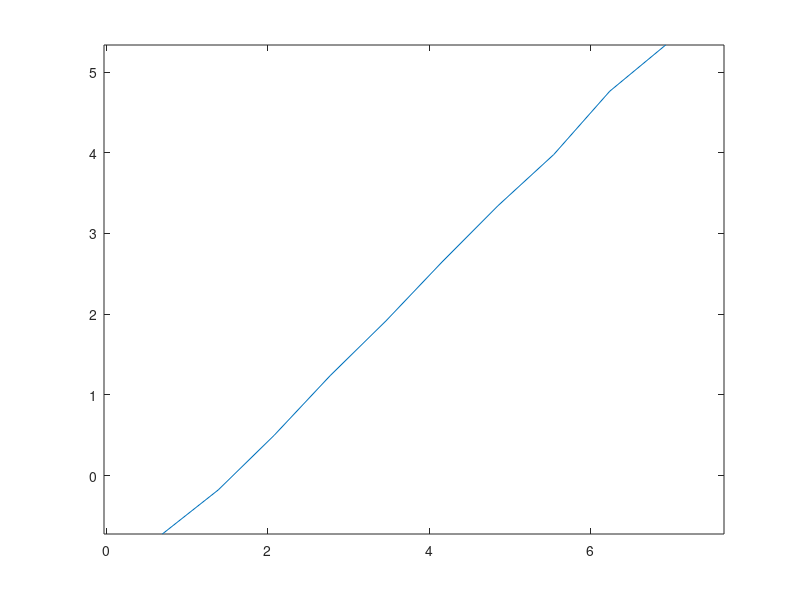

This figure's MATLAB source:
function moments
    close all;
    kmax = 10;
    
    numWalkers = 1000;
    
    moments = zeros(kmax,1);
    values = zeros(kmax,numWalkers);
    
    for k=1:kmax
        n = 2^k;
        
        for walker=1:numWalkers
            walkX = fix(floor((4*rand(n,1)-1))-0.5); %equal prob [-1 0 0 1]
            walkY = fix(floor((4*rand(n,1)-1))-0.5); %equal prob [-1 0 0 1]
            
            values(k,walker) = sqrt(sum(walkX)^2 + sum(walkY)^2);
        end
        
        moments(k) = moment(values(k,:),2);
    end
    
    x = log(2.^(1:kmax));
    y = log(moments);
    
    A = [ones(size(y)) x'];
    B = regress(y,A);
    
    
    plot(x,y);
    axis('equal')
end